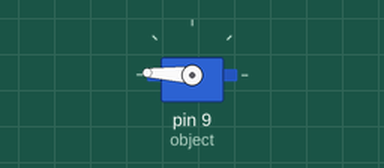
This sketch was run on a simulated Arduino Uno, built with avr-gcc and run on an emulated ATmega328P. Shown: servo.

Above: at 0.05 s.
At 1.3 s:
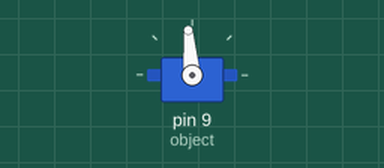
At 2.6 s:
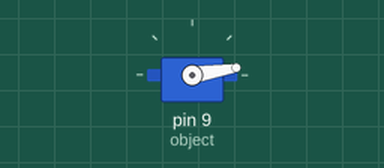
At 5.2 s:
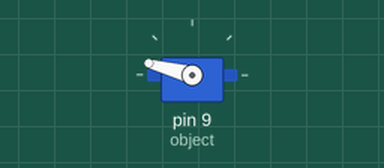
Timing chart, 0 to 7.1 s (numbered marks = the images above):
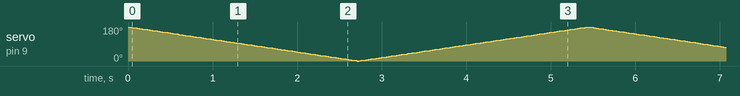

The sketch:

sketch_mar11a.ino
```cpp
   #include <Servo.h>
   #include <Math.h>
 Servo object;
int  angle =0;
void setup() {
  object.attach(9);
}


void loop() {
  // put your main code here, to run repeatedly:
for(angle=0; angle<=360;angle++)
{
  object.write((int)(abs(angle-180)));
delay(15);
}

}
```
